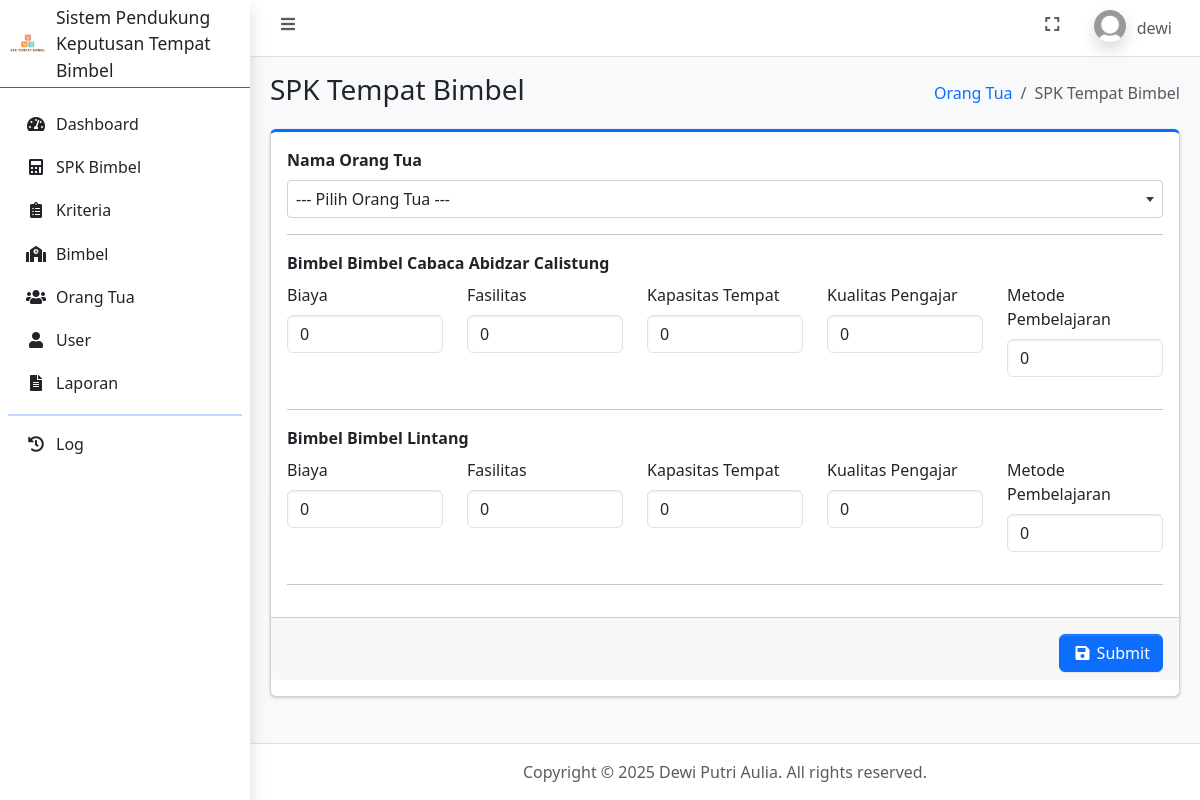
Screenshot of /tambah_spk.php (signed in) with the database file from the repository.
### tables this page shows
CREATE TABLE `user` (
  `id_user` int(11) NOT NULL,
  `username` varchar(100) NOT NULL,
  `password` varchar(255) NOT NULL,
  `jabatan` enum('admin','orangtua') NOT NULL,
  `nama` varchar(100) NOT NULL,
  `foto` text NOT NULL,
  `dibuat_pada` timestamp NOT NULL DEFAULT current_timestamp()
);

CREATE TABLE `bimbel` (
  `id_bimbel` int(11) NOT NULL,
  `nama_bimbel` varchar(100) NOT NULL,
  `alamat_bimbel` text NOT NULL,
  `dibuat_pada` timestamp NOT NULL DEFAULT current_timestamp()
);

CREATE TABLE `kriteria` (
  `id_kriteria` int(11) NOT NULL,
  `nama_kriteria` varchar(100) NOT NULL,
  `bobot` float NOT NULL,
  `atribut` enum('Benefit','Cost') NOT NULL,
  `dibuat_pada` datetime NOT NULL DEFAULT current_timestamp()
);

### connection.php (called while the page is built, shortened)
<?php
	$host = 'localhost';
	$user = 'root';
	$pass = '';
	$database = 'spk_bimbel_topsis';
	$conn = mysqli_connect($host, $user, $pass, $database);
    if (isset($_SESSION['id_user'])) {
    	$id_user = $_SESSION['id_user'];
		$dataUser = mysqli_fetch_assoc(mysqli_query($conn, "SELECT * FROM user WHERE id_user = $id_user"));
	}
?>

### tambah_spk.php (the view, shortened to what this page needs)
<?php
    require_once 'connection.php';
    $orangtua = mysqli_query($conn, "SELECT * FROM orangtua INNER JOIN user ON orangtua.id_user = user.id_user ORDER BY nama ASC");
    $bimbel = mysqli_query($conn, "SELECT * FROM bimbel ORDER BY nama_bimbel ASC");
    $kriteria = mysqli_query($conn, "SELECT * FROM kriteria ORDER BY nama_kriteria ASC");
?>
<!DOCTYPE html>
<html lang="en">
<head>
    <?php include_once 'include/head.php'; ?>
</head>
<body class="layout-fixed sidebar-expand-lg bg-body-tertiary">
    <div class="app-wrapper">
        <?php include_once 'include/navbar.php'; ?>
        <?php include_once 'include/sidebar.php'; ?>
        <main class="app-main">
            <div class="app-content-header">
                <div class="container-fluid">
                    <div class="row">
                        <div class="col-sm-6">
                            <h3 class="mb-0">SPK Tempat Bimbel</h3>
                        </div>
                        <div class="col-sm-6">
                            <ol class="breadcrumb float-sm-end">
                                <li class="breadcrumb-item"><a href="orangtua.php">Orang Tua</a></li>
                                <li class="breadcrumb-item active" aria-current="page">
                                    SPK Tempat Bimbel
                                </li>
                            </ol>
                        </div>
                    </div>
                </div>
            </div>
            <div class="app-content">
                <div class="container-fluid">
                    <div class="row">
                        <div class="col-12">
                            <div class="card card-primary card-outline mb-4">
                                <form method="post">
                                    <div class="card-body">
                                        <?php if ($dataUser['jabatan'] == 'orangtua'): ?>
                                            <div class="mb-3">
                                                <label for="id_orangtua" class="form-label fw-bold">Nama Orang Tua</label>
                                                <select name="id_orangtua" id="id_orangtua" class="form-select select2">
                                                    <?php foreach ($orangtua as $do): ?>
                                                        <option value="<?= $do['id_orangtua']; ?>"><?= htmlspecialchars($do['nama']); ?></option>
                                                    <?php endforeach; ?>
                                                </select>
                                            </div>
                                        <?php else: ?>
                                            <div class="mb-3">
                                                <label for="id_orangtua" class="form-label fw-bold">Nama Orang Tua</label>
                                            </div>
                                        <?php endif ?>
                                        <hr>
                                        <?php foreach ($bimbel as $de): ?>
                                            <div class="row">
                                                <label class="form-label fw-bold">Bimbel <?= htmlspecialchars($de['nama_bimbel']); ?></label>
                                                <?php foreach ($kriteria as $dk): ?>
                                                    <div class="mb-3 col">
                                                        <label for="nilai_<?= $de['id_bimbel']; ?>_<?= $dk['id_kriteria']; ?>" class="form-label">
                                                            <?= htmlspecialchars($dk['nama_kriteria']); ?>
                                                        </label>
                                                        <input type="number" step="0.01" id="nilai_<?= $de['id_bimbel']; ?>_<?= $dk['id_kriteria']; ?>" class="form-control" name="penilaian[<?= $de['id_bimbel']; ?>][<?= $dk['id_kriteria']; ?>][nilai]" min="0" value="0" required>
                                                    </div>
                                                <?php endforeach; ?>
                                            </div>
                                            <hr>
                                        <?php endforeach; ?>
                                    </div>
                                    <div class="card-footer pt-3 text-end">
                                        <button type="submit" name="btnSpkBimbel" class="btn btn-primary">
                                            <i class="fas fa-fw fa-save"></i> Submit
                                        </button>
                                    </div>
                                </form>
                            </div>
                        </div>
                    </div>
                </div>
            </div>
        </main>
        <?php include_once 'include/footer.php'; ?>
    </div>
</body>
</html>

### include/navbar.php (shortened to what this page needs)
<nav class="app-header navbar navbar-expand bg-body">
    <div class="container-fluid">
        <ul class="navbar-nav">
            <li class="nav-item"> <a class="nav-link" data-lte-toggle="sidebar" href="#" role="button"> <i class="fas fa-fw fa-bars"></i> </a> </li>
        </ul>
        <ul class="navbar-nav ms-auto">
            <li class="nav-item"> <a class="nav-link" href="#" data-lte-toggle="fullscreen"> <i data-lte-icon="maximize" class="fas fa-fw fa-expand"></i> </a> </li>
            <li class="nav-item dropdown user-menu">
                <a href="#" class="nav-link dropdown-toggle" data-bs-toggle="dropdown" aria-expanded="false">
                    <img src="assets/img/profiles/<?= $dataUser['foto']; ?>" class="user-image rounded-circle shadow" alt="User Image">
                    <span class="d-none d-md-inline"><?= $dataUser['username']; ?></span>
                </a>
            </li>
        </ul>
    </div>
</nav>

### assets/style.css (style rules this page uses)
.app-wrapper { opacity: 0; animation: fadeIn 0.8s ease-in forwards; }

### rows the page displays
user: foto (placeholder picture), username "dewi"
bimbel: nama_bimbel "Bimbel Cabaca Abidzar Calistung"
kriteria: nama_kriteria "Biaya"
kriteria: nama_kriteria "Fasilitas"
kriteria: nama_kriteria "Kapasitas Tempat"
kriteria: nama_kriteria "Kualitas Pengajar"
kriteria: nama_kriteria "Metode Pembelajaran"
bimbel: nama_bimbel "Bimbel Lintang"
